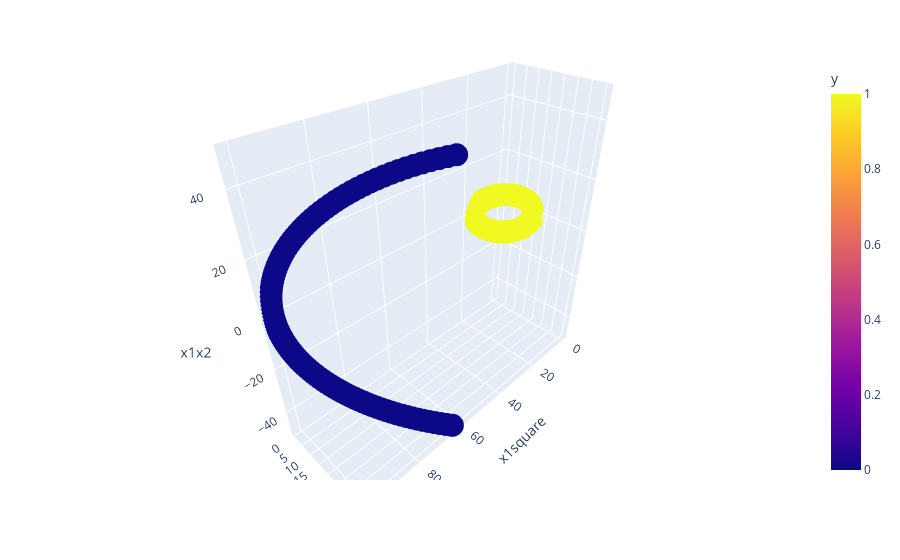

Source (notebook cell):
### Code cell
fig = px.scatter_3d(df1,x='x1square',y='x2square',z='x1x2',color='y')
fig.show()

### Figure 1 — Plotly figure (JSON) as saved in the notebook; plotly's stock layout.template omitted (floating-point values rounded to 4 significant figures; data arrays with more than 128 entries replaced by an {"elided": "..."} marker saying what was removed)
{"data": [{"hovertemplate": "x1square=%{x}<br>x2square=%{y}<br>x1x2=%{z}<br>y=%{marker.color}<extra></extra>", "legendgroup": "", "marker": {"color": {"elided": "400 int values"}, "coloraxis": "coloraxis", "symbol": "circle"}, "mode": "markers", "name": "", "scene": "scene", "showlegend": false, "type": "scatter3d", "x": {"elided": "400 float values"}, "y": {"elided": "400 float values"}, "z": {"elided": "400 float values"}}], "layout": {"coloraxis": {"colorbar": {"title": {"text": "y"}}, "colorscale": [[0, "#0d0887"], [0.1111, "#46039f"], [0.2222, "#7201a8"], [0.3333, "#9c179e"], [0.4444, "#bd3786"], [0.5556, "#d8576b"], [0.6667, "#ed7953"], [0.7778, "#fb9f3a"], [0.8889, "#fdca26"], [1, "#f0f921"]]}, "legend": {"tracegroupgap": 0}, "margin": {"t": 60}, "scene": {"domain": {"x": [0, 1], "y": [0, 1]}, "xaxis": {"title": {"text": "x1square"}}, "yaxis": {"title": {"text": "x2square"}}, "zaxis": {"title": {"text": "x1x2"}}}}}
